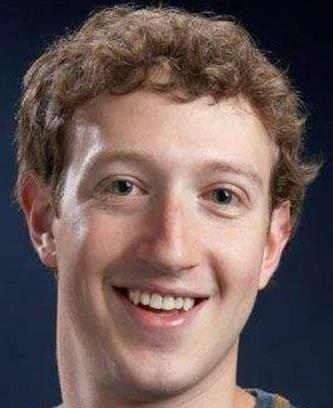
%> input picture Zuckerberg.jpg, 333 x 408 px
$ octave picTeapot.m   (GNU Octave 9; MATLAB toolbox functions it lacks are replaced by stand-ins)
%> lines starting %> are read from the running program, lines starting %| are printed output that depends on the picture; in (x1, y1, x2, y2) boxes, pixels count from 0 and x2, y2 are one past the last pixel; in counts of white or black regions, pixels touching at a corner belong together; the program's own positions count from 1
### teapot.m
clear;clc;close all;

%控制点坐标
body_y = [1.4, 1.3375, 1.4375, 1.5, 1.75, 2.0, 2.0, 2.0, 1.5, 1.5];
body_z = [2.25, 2.38125, 2.38125, 2.25, 1.725, 1.20, 0.75, 0.3, 0.075, 0.0];
lid_y = [0.0, 0.8, 0.0, 0.2, 0.4, 1.3, 1.3];
lid_z = [3.0, 3.0, 2.7, 2.55, 2.4, 2.4, 2.25];
handle_y1 = [-1.6, -2.3, -2.7, -2.7, -2.7, -2.5, -2.0];
handle_z1 = [1.875, 1.875, 1.875, 1.65, 1.42, 0.975, 0.75];
handle_y2 = [-1.5, -2.5, -3.0, -3.0, -3.0, -2.65, -1.9];
handle_z2 = [2.1, 2.1, 2.1, 1.65, 1.2, 0.7875, 0.45];
spout_y1 = [1.7, 2.6, 2.3, 2.7, 2.8, 2.9, 2.8];
spout_z1 = [1.275, 1.275, 1.95, 2.25, 2.325, 2.325, 2.25];
spout_y2 = [1.7, 3.1, 2.4, 3.3, 3.525, 3.45,3.2];
spout_z2 = [0.45, 0.675, 1.875, 2.25, 2.34375, 2.3625, 2.25];

%自己加了个底座
base_y = [1.5, 1.5, 0.75, 0];
base_z = [0, -0.075, 0, 0];


%长度的精度
lenAccuracy = 0.01;
%角度的精度
angleAccuracy = pi/180;
%每一段bezier曲线的点数
dotNum = floor(1/lenAccuracy);
%角度数
angleNum = floor(2*pi/angleAccuracy);


%产生茶壶体的bezier曲线
body_bezier_y = zeros(1, dotNum*3-2);
body_bezier_z = zeros(1, dotNum*3-2);
index = 1;
for i = 0 : 2
    [body_bezier_y(i*dotNum-i+1 : (i+1)*dotNum-i), body_bezier_z(i*dotNum-i+1 : (i+1)*dotNum-i)] = bezier(body_y(index : index+3), body_z(index : index+3), dotNum);
    index = index + 3;
end


%产生茶壶盖的bezier曲线
lid_bezier_y = zeros(1, dotNum*2-1);
lid_bezier_z = zeros(1, dotNum*2-1);
index = 1;
for i = 0 : 1
    [lid_bezier_y(i*dotNum-i+1 : (i+1)*dotNum-i), lid_bezier_z(i*dotNum-i+1 : (i+1)*dotNum-i)] = bezier(lid_y(index : index+3), lid_z(index : index+3), dotNum);
    index = index + 3;
end


%产生茶壶柄两侧线的bezier曲线
handle_bezier_y1 = zeros(1, dotNum*2-1);
handle_bezier_y2 = zeros(1, dotNum*2-1);
handle_bezier_z1 = zeros(1, dotNum*2-1);
handle_bezier_z2 = zeros(1, dotNum*2-1);
index = 1;
for i = 0 : 1
    [handle_bezier_y1(i*dotNum-i+1 : (i+1)*dotNum-i), handle_bezier_z1(i*dotNum-i+1 : (i+1)*dotNum-i)] = bezier(handle_y1(index : index+3), handle_z1(index : index+3), dotNum);
    [handle_bezier_y2(i*dotNum-i+1 : (i+1)*dotNum-i), handle_bezier_z2(i*dotNum-i+1 : (i+1)*dotNum-i)] = bezier(handle_y2(index : index+3), handle_z2(index : index+3), dotNum);
    index = index + 3;
end


halfNum = floor((angleNum+1)/2);
%产生茶壶柄的bezier曲面
X_handle = zeros(angleNum+1, dotNum*2-1);
Y_handle = zeros(angleNum+1, dotNum*2-1);
Z_handle = zeros(angleNum+1, dotNum*2-1);
Px = [zeros(1,4); ones(1,4)*0.3; ones(1,4)*0.3; zeros(1,4)];
index = 1;
for i = 1 : 2
    Py = [handle_y1(index:index+3); handle_y1(index:index+3); handle_y2(index:index+3); handle_y2(index:index+3)];
    Pz = [handle_z1(index:index+3); handle_z1(index:index+3); handle_z2(index:index+3); handle_z2(index:index+3)];
    [X_handle(1:halfNum+1, (i-1)*dotNum+2-i:i*dotNum+1-i), Y_handle(1:halfNum+1, (i-1)*dotNum+2-i:i*dotNum+1-i), Z_handle(1:halfNum+1, (i-1)*dotNum+2-i:i*dotNum+1-i)] = bezierFace(Px, Py, Pz, halfNum+1, dotNum);
    index = index + 3;
end
%镜像对称
for i = halfNum+2 : angleNum+1
    X_handle(i, :) = -X_handle(angleNum+2-i, :);
    Y_handle(i, :) = Y_handle(angleNum+2-i, :);
    Z_handle(i, :) = Z_handle(angleNum+2-i, :);
end


%产生茶壶嘴两侧线的bezier曲线
spout_bezier_y1 = zeros(1, dotNum*2-1);
spout_bezier_y2 = zeros(1, dotNum*2-1);
spout_bezier_z1 = zeros(1, dotNum*2-1);
spout_bezier_z2 = zeros(1, dotNum*2-1);
index = 1;
for i = 0 : 1
    [spout_bezier_y1(i*dotNum-i+1 : (i+1)*dotNum-i), spout_bezier_z1(i*dotNum-i+1 : (i+1)*dotNum-i)] = bezier(spout_y1(index : index+3), spout_z1(index : index+3), dotNum);
    [spout_bezier_y2(i*dotNum-i+1 : (i+1)*dotNum-i), spout_bezier_z2(i*dotNum-i+1 : (i+1)*dotNum-i)] = bezier(spout_y2(index : index+3), spout_z2(index : index+3), dotNum);
    index = index + 3;
end


%产生茶壶嘴的bezier曲面
halfNum = floor((angleNum+1)/2);
X_spout = zeros(angleNum+1, dotNum*2-1);
Y_spout = zeros(angleNum+1, dotNum*2-1);
Z_spout = zeros(angleNum+1, dotNum*2-1);
Px = [zeros(1,4); ones(1,4)*0.3; ones(1,4)*0.3; zeros(1,4)];
index = 1;
for i = 1 : 2
    Py = [spout_y1(index:index+3); spout_y1(index:index+3); spout_y2(index:index+3); spout_y2(index:index+3)];
    Pz = [spout_z1(index:index+3); spout_z1(index:index+3); spout_z2(index:index+3); spout_z2(index:index+3)];
    [X_spout(1:halfNum+1, (i-1)*dotNum+2-i:i*dotNum+1-i), Y_spout(1:halfNum+1, (i-1)*dotNum+2-i:i*dotNum+1-i), Z_spout(1:halfNum+1, (i-1)*dotNum+2-i:i*dotNum+1-i)] = bezierFace(Px, Py, Pz, halfNum+1, dotNum);
    index = index + 3;
end
%镜像对称
for i = halfNum+2 :  angleNum+1
    X_spout(i, :) = -X_spout(angleNum+2-i, :);
    Y_spout(i, :) = Y_spout(angleNum+2-i, :);
    Z_spout(i, :) = Z_spout(angleNum+2-i, :);
end


%产生茶壶底的bezier曲线
[base_bezier_y, base_bezier_z] = bezier(base_y, base_z, dotNum);

%产生均匀于0到2pi的角度
angle = linspace(0, 2*pi, angleNum+1);

%生成绕z轴的茶壶体、茶壶盖、茶壶底
X_body = zeros(angleNum+1, dotNum*3-2); Y_body = zeros(angleNum+1, dotNum*3-2); Z_body = zeros(angleNum+1, dotNum*3-2);
X_lid = zeros(angleNum+1, dotNum*2-1); Y_lid = zeros(angleNum+1, dotNum*2-1); Z_lid = zeros(angleNum+1, dotNum*2-1);
X_base = zeros(angleNum+1, dotNum); Y_base = zeros(angleNum+1, dotNum); Z_base = zeros(angleNum+1, dotNum);
for i = 1 : angleNum+1
    X_body(i, :) = body_bezier_y*cos(angle(i));
    X_lid(i, :) = lid_bezier_y*cos(angle(i));
    X_base(i, :) = base_bezier_y*cos(angle(i));
    Y_body(i, :) = body_bezier_y*sin(angle(i));
    Y_lid(i, :) = lid_bezier_y*sin(angle(i));
    Y_base(i, :) = base_bezier_y*sin(angle(i));
    Z_body(i, :) = body_bezier_z;
    Z_lid(i, :) = lid_bezier_z;
    Z_base(i, :) = base_bezier_z;
end

### bezier.m
function [x, y, z] = bezier(Px, Py, dotNum, Pz)
%输入参数
%Px: 控制点的x坐标
%Py: 控制点的y坐标
%dotNum: bezier曲线的点数
%Pz: 控制点的z坐标
%输出参数
%x: bezier曲线上的点的x坐标
%y: bezier曲线上的点的y坐标
%z: bezier曲线上的点的z坐标
    coefficient = [-1, 3, -3, 1; 3, -6, 3, 0; -3, 3, 0, 0; 1, 0, 0, 0];
    t = linspace(0, 1, dotNum);
    x = zeros(1, dotNum);
    y = zeros(1, dotNum);
    for i = 1 : dotNum
        %计算bezier曲线上的点的x，y坐标
        T = [t(i)^3, t(i)^2, t(i), 1];
        x(i) = T * coefficient * Px';
        y(i) = T * coefficient * Py';
    end
    %没有z坐标的话返回x轴和y轴数据
    if(nargin <= 3)
        return;
    end

    %有z坐标的话再计算z轴数据
    z = zeros(1, dotNum);
    for i = 1 : dotNum
        T = [t(i)^3, t(i)^2, t(i), 1];
        z(i) = T * coefficient * Pz';
    end

### bezierFace.m
function [x, y, z] = bezierFace(Px, Py, Pz, uDotNum, wDotNum)
%输入参数
%Px: 控制点的x坐标
%Py: 控制点的y坐标
%Pz: 控制点的z坐标
%uDotNum: 沿u方向的点数
%wDotNum: 沿w方向的点数
%输出参数
%x: bezier曲面上的点的x坐标
%y: bezier曲面上的点的y坐标
%z: bezier曲面上的点的z坐标
    Mz = [-1, 3, -3, 1; 3, -6, 3, 0; -3, 3, 0, 0; 1, 0, 0, 0];
    u = linspace(0, 1, uDotNum);
    w = linspace(0, 1, wDotNum);

    x = zeros(uDotNum, wDotNum);
    y = zeros(uDotNum, wDotNum);
    z = zeros(uDotNum, wDotNum);

    for i = 1 : uDotNum
        U = [u(i)^3, u(i)^2, u(i), 1];
        for j = 1 : wDotNum
            %计算bezier曲面的点的x，y坐标
            W = [w(j)^3, w(j)^2, w(j), 1];
            x(i, j) = U*Mz*Px*Mz'*W';
            y(i, j) = U*Mz*Py*Mz'*W';
            z(i, j) = U*Mz*Pz*Mz'*W';
        end
    end

### picTeapot.m
teapot;
hold on;
pic = imread('Zuckerberg.jpg');
%> pic is the input picture: size 408x333x3 uint8; mean R, G, B 109.7, 90.8, 88.6
pic = imresize(pic, 0.3);
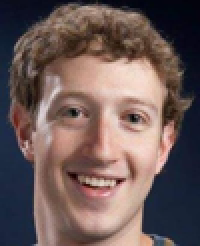
%> pic: size 123x100x3 uint8 (shown 2 times larger); mean R, G, B 109.7, 90.8, 88.6
[h, w, ~] = size(pic);
%> h = 123; w = 100
[a, b] = size(Z_body');
c = ones(a, b, 3)*255;
%把图片贴到茶壶壁上去
c(120:119+h, 1:w/2, :) = pic(:, w/2+1:end, :);
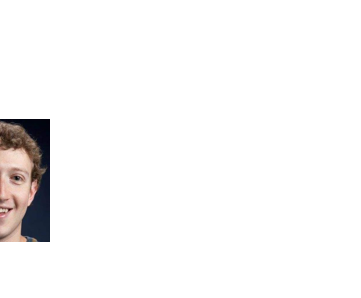
%> c: size 298x361x3 double; mean R, G, B 247.1, 246.1, 245.9
c(120:119+h, b-w/2+1:b, :) = pic(:, 1:w/2, :);
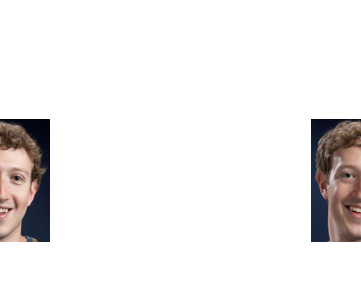
%> c: size 298x361x3 double; 5.72% of pixels changed, all inside (x1, y1, x2, y2) = (311, 119, 361, 242)
c = uint8(c);
%> c: size 298x361x3 uint8
colormap([1 1 1]);
surf(X_body', Y_body', Z_body', c);
surf(X_lid, Y_lid, Z_lid, ones(size(Z_lid)));
surf(X_base, Y_base, Z_base, ones(size(Z_base)));
surf(X_handle, Y_handle, Z_handle, ones(size(Z_handle)));
surf(X_spout, Y_spout, Z_spout, ones(size(Z_spout)));
shading interp;
lighting phong;
light('color', 'w', 'style', 'infinite', 'position', [1, 2, 1]);
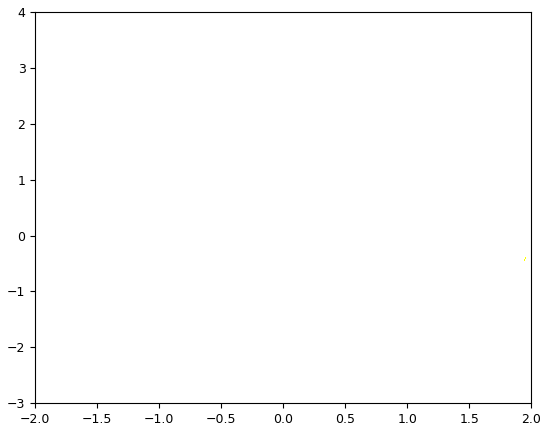
%> figure redrawn from the program's plot data
